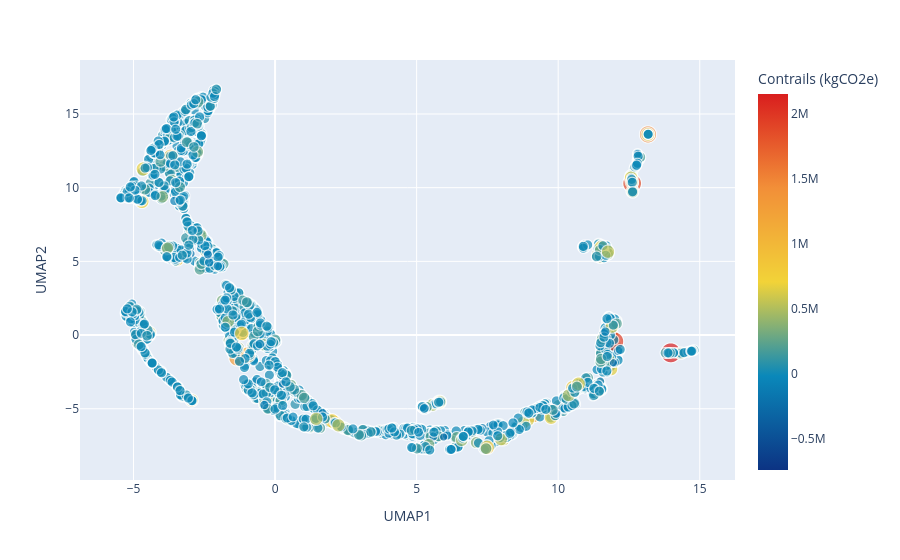

The cell this chart's notebook holds for it:
### Markdown cell above
Let's try UMAP, to get another representation. UMAP allow to get non linear transformation, that can help us getting insights before training models.

### Code cell
data_pre_umap = data.drop(columns=["Contrails (kgCO2e)"])

min_date = data_pre_umap["Date"].min()
data_pre_umap["Date"] = (
    (data_pre_umap["Date"] - min_date).dt.total_seconds() / 3600 / 24
)
data_pre_umap["Take-off Time (UTC)"] = (
    (data_pre_umap["Take-off Time (UTC)"] - min_date).dt.total_seconds() / 3600 / 24
)

reducer = umap.UMAP(random_state=42)
embedding = reducer.fit_transform(data_pre_umap.values)
data["UMAP1"] = embedding[:, 0]
data["UMAP2"] = embedding[:, 1]
data["color_for_contrails"] = (
    data["Contrails (kgCO2e)"] - data["Contrails (kgCO2e)"].min()
)
fig2 = px.scatter(
    data,
    x="UMAP1",
    y="UMAP2",
    color="Contrails (kgCO2e)",
    size="color_for_contrails",
    color_continuous_scale=px.colors.diverging.Portland,
).update_traces(marker=dict(sizemin=2))
fig2.show()

### Figure 1 — Plotly figure (JSON) as saved in the notebook; plotly's stock layout.template omitted (floating-point values rounded to 4 significant figures; data arrays with more than 128 entries replaced by an {"elided": "..."} marker saying what was removed)
{"data": [{"hovertemplate": "UMAP1=%{x}<br>UMAP2=%{y}<br>color_for_contrails=%{marker.size}<br>Contrails (kgCO2e)=%{marker.color}<extra></extra>", "legendgroup": "", "marker": {"color": {"elided": "2407 float values"}, "coloraxis": "coloraxis", "size": {"elided": "2407 float values"}, "sizemin": 2, "sizemode": "area", "sizeref": 7221.0, "symbol": "circle"}, "mode": "markers", "name": "", "showlegend": false, "type": "scattergl", "x": {"elided": "2407 float values"}, "xaxis": "x", "y": {"elided": "2407 float values"}, "yaxis": "y"}], "layout": {"coloraxis": {"colorbar": {"title": {"text": "Contrails (kgCO2e)"}}, "colorscale": [[0, "rgb(12,51,131)"], [0.25, "rgb(10,136,186)"], [0.5, "rgb(242,211,56)"], [0.75, "rgb(242,143,56)"], [1, "rgb(217,30,30)"]]}, "legend": {"itemsizing": "constant", "tracegroupgap": 0}, "margin": {"t": 60}, "xaxis": {"anchor": "y", "domain": [0, 1], "title": {"text": "UMAP1"}}, "yaxis": {"anchor": "x", "domain": [0, 1], "title": {"text": "UMAP2"}}}}
